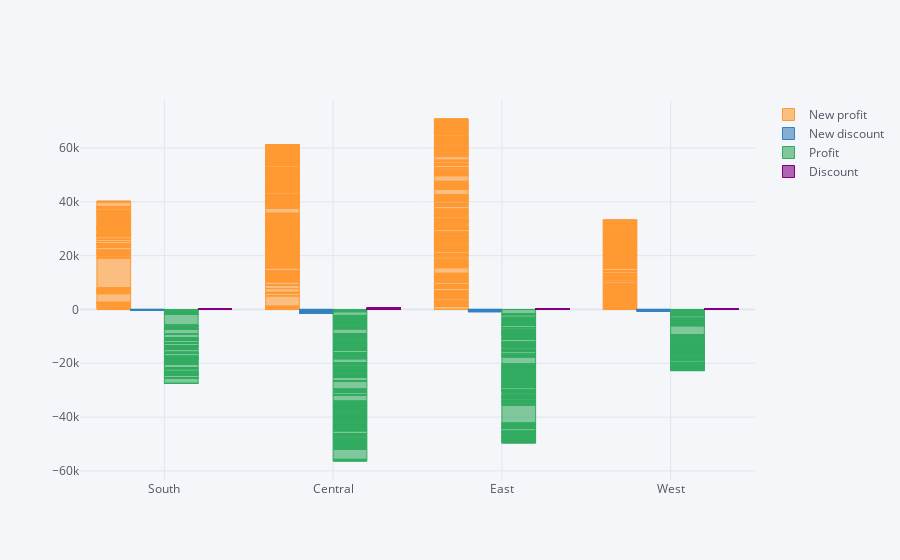

The notebook cell this image was saved under:
### Code cell
loss.iplot(kind = "bar", x = "Region", y = ["New profit", "New discount",  "Profit", "Discount"])

### Figure 1 — Plotly figure (JSON) as saved in the notebook; plotly's stock layout.template omitted (floating-point values rounded to 4 significant figures; data arrays with more than 128 entries replaced by an {"elided": "..."} marker saying what was removed)
{"data": [{"marker": {"color": "rgba(255, 153, 51, 0.6)", "line": {"color": "rgba(255, 153, 51, 1.0)", "width": 1}}, "name": "New profit", "orientation": "v", "text": "", "type": "bar", "x": {"elided": "1871 str values"}, "y": {"elided": "1871 float values"}}, {"marker": {"color": "rgba(55, 128, 191, 0.6)", "line": {"color": "rgba(55, 128, 191, 1.0)", "width": 1}}, "name": "New discount", "orientation": "v", "text": "", "type": "bar", "x": {"elided": "1871 str values"}, "y": {"elided": "1871 float values"}}, {"marker": {"color": "rgba(50, 171, 96, 0.6)", "line": {"color": "rgba(50, 171, 96, 1.0)", "width": 1}}, "name": "Profit", "orientation": "v", "text": "", "type": "bar", "x": {"elided": "1871 str values"}, "y": {"elided": "1871 float values"}}, {"marker": {"color": "rgba(128, 0, 128, 0.6)", "line": {"color": "rgba(128, 0, 128, 1.0)", "width": 1}}, "name": "Discount", "orientation": "v", "text": "", "type": "bar", "x": {"elided": "1871 str values"}, "y": {"elided": "1871 float values"}}], "layout": {"legend": {"bgcolor": "#F5F6F9", "font": {"color": "#4D5663"}}, "paper_bgcolor": "#F5F6F9", "plot_bgcolor": "#F5F6F9", "title": {"font": {"color": "#4D5663"}}, "xaxis": {"gridcolor": "#E1E5ED", "showgrid": true, "tickfont": {"color": "#4D5663"}, "title": {"font": {"color": "#4D5663"}, "text": ""}, "zerolinecolor": "#E1E5ED"}, "yaxis": {"gridcolor": "#E1E5ED", "showgrid": true, "tickfont": {"color": "#4D5663"}, "title": {"font": {"color": "#4D5663"}, "text": ""}, "zerolinecolor": "#E1E5ED"}}}
